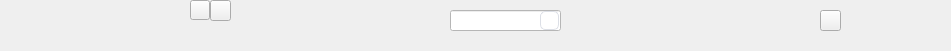
  <widget class="QWidget" name="widget_2" native="true">
   <property name="geometry">
    <rect>
     <x>0</x>
     <y>0</y>
     <width>951</width>
     <height>51</height>
    </rect>
   </property>
   <property name="styleSheet">
    <string notr="true"/>
   </property>
   <widget class="QLineEdit" name="lineEdit">
    <property name="geometry">
     <rect>
      <x>450</x>
      <y>10</y>
      <width>111</width>
      <height>21</height>
     </rect>
    </property>
    <property name="styleSheet">
     <string notr="true">background-color: rgb(255, 255, 255);</string>
    </property>
    <property name="text">
     <string/>
    </property>
   </widget>
   <widget class="QPushButton" name="pushButtonSearch">
    <property name="geometry">
     <rect>
      <x>540</x>
      <y>11</y>
      <width>19</width>
      <height>19</height>
     </rect>
    </property>
    <property name="focusPolicy">
     <enum>Qt::NoFocus</enum>
    </property>
    <property name="styleSheet">
     <string notr="true">




QPushButton {
    background-color: #ffffff;
    border: 1px solid #dcdfe6;
    padding-top:4px;
border-image: url(:/picture/Search.png);

    border-radius: 5px;
}

QPushButton:hover
 {
    background-color: #ecf5ff;
    color: #409eff;
}

QPushButton:pressed, QPushButton:checked {
    border: 1px solid #3a8ee6;
    color: #409eff;
}</string>
    </property>
    <property name="text">
     <string/>
    </property>
    <property name="iconSize">
     <size>
      <width>50</width>
      <height>50</height>
     </size>
    </property>
   </widget>
   <widget class="QPushButton" name="pushButtonLastpage">
    <property name="geometry">
     <rect>
      <x>190</x>
      <y>0</y>
      <width>20</width>
      <height>20</height>
     </rect>
    </property>
    <property name="focusPolicy">
     <enum>Qt::NoFocus</enum>
    </property>
    <property name="styleSheet">
     <string notr="true">QPushButton
{
	
	border-image: url(:/picture/LastPage1.png);
}

QPushButton::hover
{
	
	border-image: url(:/picture/LastPage.png);
}

QPushButton::pressed
{
	border-image: url(:/picture/LastPage1.png);
}
</string>
    </property>
    <property name="text">
     <string/>
    </property>
   </widget>
   <widget class="QPushButton" name="pushButtonNextpage">
    <property name="geometry">
     <rect>
      <x>210</x>
      <y>0</y>
      <width>21</width>
      <height>21</height>
     </rect>
    </property>
    <property name="focusPolicy">
     <enum>Qt::NoFocus</enum>
    </property>
    <property name="styleSheet">
     <string notr="true">QPushButton
{
	
	border-image: url(:/picture/NextPage1.png)
}

QPushButton::hover
{
	
	border-image: url(:/picture/NextPage.png)
}

QPushButton::pressed
{
	border-image: url(:/picture/NextPage1.png)
}
</string>
    </property>
    <property name="text">
     <string/>
    </property>
   </widget>
   <widget class="QPushButton" name="pushButtoncloth">
    <property name="geometry">
     <rect>
      <x>820</x>
      <y>10</y>
      <width>21</width>
      <height>21</height>
     </rect>
    </property>
    <property name="focusPolicy">
     <enum>Qt::NoFocus</enum>
    </property>
    <property name="styleSheet">
     <string notr="true">QPushButton
{
	border-image: url(:/picture/cloth1.png);
}

QPushButton::hover
{
	border-image: url(:/picture/cloth.png);
}
QPushButton::pressed
{
	border-image: url(:/picture/cloth1.png);
}
</string>
    </property>
    <property name="text">
     <string/>
    </property>
   </widget>
  </widget>
